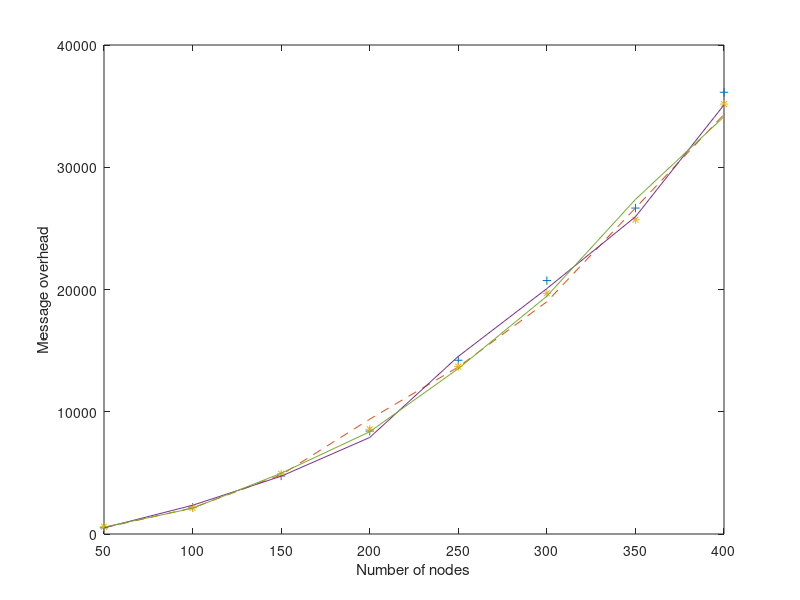

Write the MATLAB code that produced this figure.
x=[50 100 150 200 250 300 350 400];
y1=[502 2186 4750 8420 14212 20730 26662 36134];
y2=[510 2136 4836 9394 13662 19002 26668 34328];
y3=[596 2138 4924 8570 13690 19692 25706 35164];
y4=[508 2350 4726 7896 14528 20076 25948 35100];
y5=[564 2104 4970 8366 13526 19454 27368 34142];
plot(x,y1,'+',x,y2,'--',x,y3,'*',x,y4,x,y5);
xlabel('Number of nodes');
ylabel('Message overhead');
% message overhead vs no of nodes